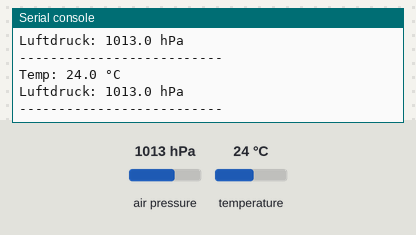
The program below on a simulated Raspberry Pi Pico running MicroPython. Shown: the last lines printed to the serial console. Inputs (shaded band) come from the test bench; at power-on: air pressure 1013 hPa, temperature 24 °C. Library files of the repository ran but are not shown: bmp280.py.

Above: at 1.2 s.
1.3 s: air pressure set to 952 hPa
At 2.6 s:
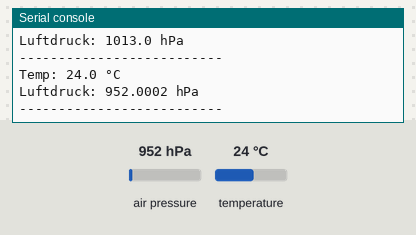
2.8 s: temperature set to 12 °C
At 3.4 s:
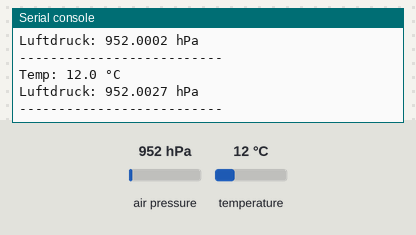
4.3 s: air pressure set to 975 hPa
At 5.8 s:
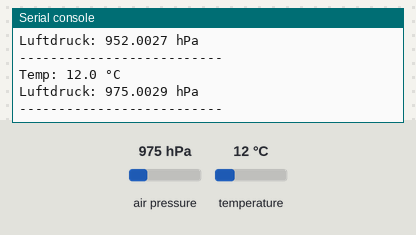
Timing chart, 0 to 7.3 s (numbered marks = the images above; inputs shaded):
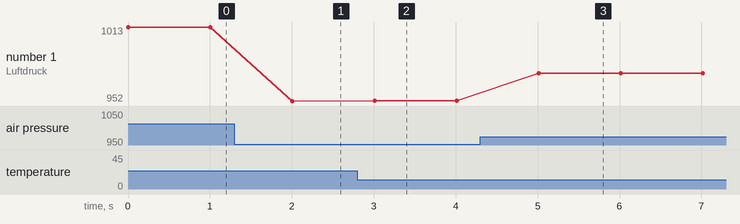

The program:

pressure.py
```python
# Sensor-test, BMP280. Required library bmp280.py
#
from machine import Pin, I2C
from bmp280 import *
import time
#
# I2C1 = GP14 (SDA), GP15 (SCL)
i2c = I2C(1, scl=Pin(15), sda=Pin(14), freq=400000)
# BMP280 Treiber importieren
import bmp280

# BMP280 initialisieren (Adresse 0x76)
bmp = bmp280.BMP280(i2c)
#bmp = BMP280(bus)

while True:
    temp = bmp.temperature
    pressure = bmp.pressure / 100  # hPa
    print("Temp:", temp, "°C")
    print("Luftdruck:", pressure, "hPa")
    print("--------------------------")
    time.sleep(1)
```

Measured:
- after the input at 1.3 s, the serial console: prints a new line after 0.71 s (image 1)
- after the input at 2.8 s, the serial console: prints a new line after 0.21 s (image 2)
- after the input at 4.3 s, the serial console: prints a new line after 0.71 s (image 3)
- plotted number 1: 1013 → 952 after the input at 1.3 s, 952 → 952 after the input at 2.8 s, 952 → 975 after the input at 4.3 s
